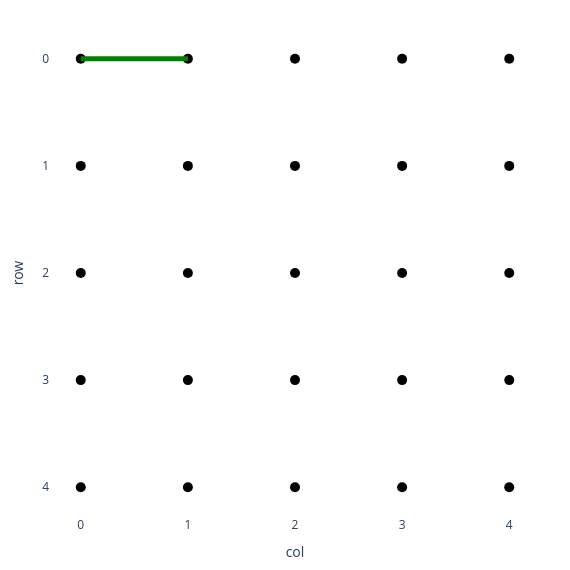
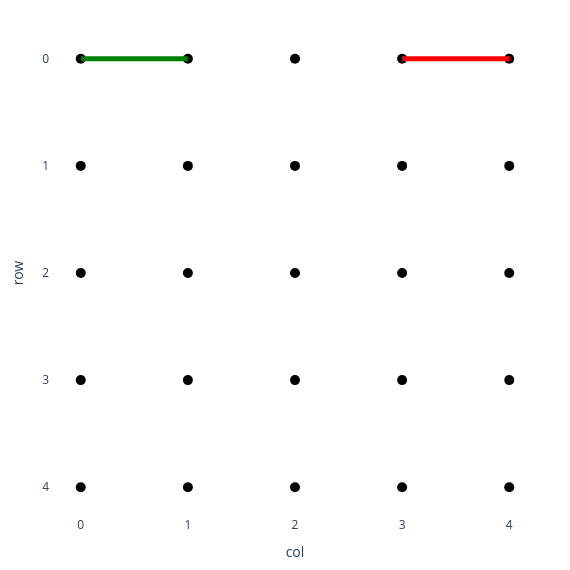
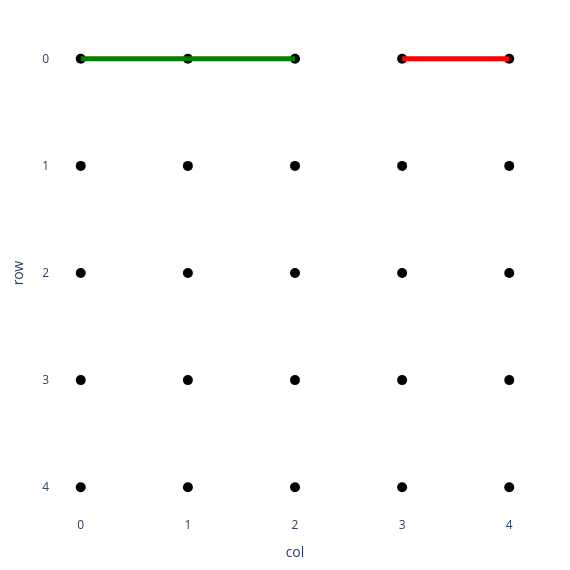
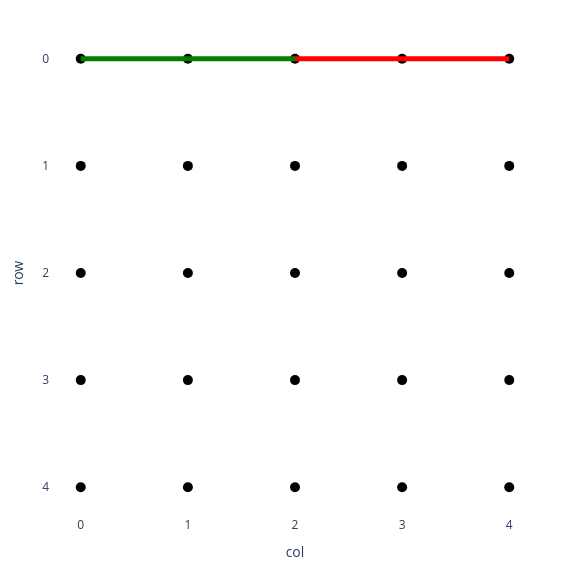

Notebook code for these charts, in order:
### Code cell
net = BridgitNet()
net.eval()
wrapper = NetWrapper(net)
game = Bridgit()

while not game.game_over:
    row, col = wrapper.make_move(game.state, game.current_player)
    game.make_move(row, col)
    game.visualize()

print(f"Winner: {game.winner.name}")

### Figure 1 — Plotly figure (JSON) as saved in the notebook; plotly's stock layout.template omitted (floating-point values rounded to 4 significant figures)
{"data": [{"hoverinfo": "skip", "marker": {"color": "black", "size": 10}, "mode": "markers", "showlegend": false, "type": "scatter", "x": [0, 2, 4, 6, 8, 0, 2, 4, 6, 8, 0, 2, 4, 6, 8, 0, 2, 4, 6, 8, 0, 2, 4, 6, 8], "y": [0, 0, 0, 0, 0, 2, 2, 2, 2, 2, 4, 4, 4, 4, 4, 6, 6, 6, 6, 6, 8, 8, 8, 8, 8]}], "layout": {"height": 570, "margin": {"b": 50, "l": 50, "r": 30, "t": 30}, "plot_bgcolor": "white", "shapes": [{"line": {"color": "green", "width": 5}, "type": "line", "x0": 0, "x1": 2, "y0": 0, "y1": 0}], "width": 570, "xaxis": {"range": [-0.5, 8.5], "scaleanchor": "y", "tickmode": "array", "ticktext": ["0", "1", "2", "3", "4"], "tickvals": [0, 2, 4, 6, 8], "title": {"text": "col"}}, "yaxis": {"autorange": false, "range": [8.5, -0.5], "tickmode": "array", "ticktext": ["0", "1", "2", "3", "4"], "tickvals": [0, 2, 4, 6, 8], "title": {"text": "row"}}}}

### Figure 2 — Plotly figure (JSON) as saved in the notebook; plotly's stock layout.template omitted (floating-point values rounded to 4 significant figures)
{"data": [{"hoverinfo": "skip", "marker": {"color": "black", "size": 10}, "mode": "markers", "showlegend": false, "type": "scatter", "x": [0, 2, 4, 6, 8, 0, 2, 4, 6, 8, 0, 2, 4, 6, 8, 0, 2, 4, 6, 8, 0, 2, 4, 6, 8], "y": [0, 0, 0, 0, 0, 2, 2, 2, 2, 2, 4, 4, 4, 4, 4, 6, 6, 6, 6, 6, 8, 8, 8, 8, 8]}], "layout": {"height": 570, "margin": {"b": 50, "l": 50, "r": 30, "t": 30}, "plot_bgcolor": "white", "shapes": [{"line": {"color": "green", "width": 5}, "type": "line", "x0": 0, "x1": 2, "y0": 0, "y1": 0}, {"line": {"color": "red", "width": 5}, "type": "line", "x0": 6, "x1": 8, "y0": 0, "y1": 0}], "width": 570, "xaxis": {"range": [-0.5, 8.5], "scaleanchor": "y", "tickmode": "array", "ticktext": ["0", "1", "2", "3", "4"], "tickvals": [0, 2, 4, 6, 8], "title": {"text": "col"}}, "yaxis": {"autorange": false, "range": [8.5, -0.5], "tickmode": "array", "ticktext": ["0", "1", "2", "3", "4"], "tickvals": [0, 2, 4, 6, 8], "title": {"text": "row"}}}}

### Figure 3 — Plotly figure (JSON) as saved in the notebook; plotly's stock layout.template omitted (floating-point values rounded to 4 significant figures)
{"data": [{"hoverinfo": "skip", "marker": {"color": "black", "size": 10}, "mode": "markers", "showlegend": false, "type": "scatter", "x": [0, 2, 4, 6, 8, 0, 2, 4, 6, 8, 0, 2, 4, 6, 8, 0, 2, 4, 6, 8, 0, 2, 4, 6, 8], "y": [0, 0, 0, 0, 0, 2, 2, 2, 2, 2, 4, 4, 4, 4, 4, 6, 6, 6, 6, 6, 8, 8, 8, 8, 8]}], "layout": {"height": 570, "margin": {"b": 50, "l": 50, "r": 30, "t": 30}, "plot_bgcolor": "white", "shapes": [{"line": {"color": "green", "width": 5}, "type": "line", "x0": 0, "x1": 2, "y0": 0, "y1": 0}, {"line": {"color": "green", "width": 5}, "type": "line", "x0": 2, "x1": 4, "y0": 0, "y1": 0}, {"line": {"color": "red", "width": 5}, "type": "line", "x0": 6, "x1": 8, "y0": 0, "y1": 0}], "width": 570, "xaxis": {"range": [-0.5, 8.5], "scaleanchor": "y", "tickmode": "array", "ticktext": ["0", "1", "2", "3", "4"], "tickvals": [0, 2, 4, 6, 8], "title": {"text": "col"}}, "yaxis": {"autorange": false, "range": [8.5, -0.5], "tickmode": "array", "ticktext": ["0", "1", "2", "3", "4"], "tickvals": [0, 2, 4, 6, 8], "title": {"text": "row"}}}}

### Figure 4 — Plotly figure (JSON) as saved in the notebook; plotly's stock layout.template omitted (floating-point values rounded to 4 significant figures)
{"data": [{"hoverinfo": "skip", "marker": {"color": "black", "size": 10}, "mode": "markers", "showlegend": false, "type": "scatter", "x": [0, 2, 4, 6, 8, 0, 2, 4, 6, 8, 0, 2, 4, 6, 8, 0, 2, 4, 6, 8, 0, 2, 4, 6, 8], "y": [0, 0, 0, 0, 0, 2, 2, 2, 2, 2, 4, 4, 4, 4, 4, 6, 6, 6, 6, 6, 8, 8, 8, 8, 8]}], "layout": {"height": 570, "margin": {"b": 50, "l": 50, "r": 30, "t": 30}, "plot_bgcolor": "white", "shapes": [{"line": {"color": "green", "width": 5}, "type": "line", "x0": 0, "x1": 2, "y0": 0, "y1": 0}, {"line": {"color": "green", "width": 5}, "type": "line", "x0": 2, "x1": 4, "y0": 0, "y1": 0}, {"line": {"color": "red", "width": 5}, "type": "line", "x0": 4, "x1": 6, "y0": 0, "y1": 0}, {"line": {"color": "red", "width": 5}, "type": "line", "x0": 6, "x1": 8, "y0": 0, "y1": 0}], "width": 570, "xaxis": {"range": [-0.5, 8.5], "scaleanchor": "y", "tickmode": "array", "ticktext": ["0", "1", "2", "3", "4"], "tickvals": [0, 2, 4, 6, 8], "title": {"text": "col"}}, "yaxis": {"autorange": false, "range": [8.5, -0.5], "tickmode": "array", "ticktext": ["0", "1", "2", "3", "4"], "tickvals": [0, 2, 4, 6, 8], "title": {"text": "row"}}}}
